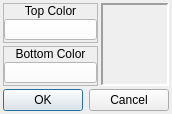
<?xml version="1.0" encoding="UTF-8"?>
<ui version="4.0">
 <class>ConfigureGradient</class>
 <widget class="QDialog" name="ConfigureGradient">
  <property name="geometry">
   <rect>
    <x>0</x>
    <y>0</y>
    <width>166</width>
    <height>114</height>
   </rect>
  </property>
  <property name="windowTitle">
   <string>Gradient</string>
  </property>
  <property name="windowIcon">
   <iconset resource="gui_icons.qrc">
    <normaloff>:/icons/openrpgmaker.png</normaloff>:/icons/openrpgmaker.png</iconset>
  </property>
  <property name="styleSheet">
   <string notr="true">.QFrame
{
	border-width: 1px;
	border-style: solid;
	border-color: palette(window-text);
}

.QFrame&gt;QLabel
{
	border-width: 0px;
	background-color: palette(window-text);
	color: palette(window);
	font-weight: bold;
}

.QFrame&gt;QCheckBox
{
	background-color: palette(window-text);
	border-width: 0px;
	border-style: none;
	color: palette(window);
	spacing: 3px;
	font-weight: bold;
	padding: 0px 0px 0px 3px;
}

.QFrame&gt;QCheckBox::indicator
{
	min-width: 8px;
	max-width: 8px;
	min-height: 8px;
	max-height: 8px;
	width: 8px;
	height: 8px;
	border-width: 2px;
	border-radius: 0px;
	border-style: ridge;
	border-color: palette(mid);
}

.QFrame&gt;QCheckBox::indicator:unchecked
{
	background-color: palette(base);
}

.QFrame&gt;QCheckBox::indicator:checked
{
	background-color: palette(window-text);
}

.QFrame&gt;QCheckBox::indicator:hover
{
	border-color: palette(highlight);
}</string>
  </property>
  <layout class="QVBoxLayout" name="verticalLayout_2">
   <property name="spacing">
    <number>3</number>
   </property>
   <property name="margin">
    <number>3</number>
   </property>
   <item>
    <widget class="QWidget" name="widget_2" native="true">
     <layout class="QHBoxLayout" name="horizontalLayout">
      <property name="spacing">
       <number>3</number>
      </property>
      <property name="margin">
       <number>0</number>
      </property>
      <item>
       <widget class="QWidget" name="widget" native="true">
        <layout class="QVBoxLayout" name="verticalLayout">
         <property name="spacing">
          <number>3</number>
         </property>
         <property name="margin">
          <number>0</number>
         </property>
         <item>
          <widget class="QFrame" name="frame_14">
           <property name="frameShape">
            <enum>QFrame::StyledPanel</enum>
           </property>
           <property name="frameShadow">
            <enum>QFrame::Raised</enum>
           </property>
           <layout class="QVBoxLayout" name="verticalLayout_26">
            <property name="spacing">
             <number>0</number>
            </property>
            <property name="margin">
             <number>0</number>
            </property>
            <item>
             <widget class="QLabel" name="label_10">
              <property name="sizePolicy">
               <sizepolicy hsizetype="Preferred" vsizetype="Fixed">
                <horstretch>0</horstretch>
                <verstretch>0</verstretch>
               </sizepolicy>
              </property>
              <property name="text">
               <string>Top Color</string>
              </property>
              <property name="alignment">
               <set>Qt::AlignCenter</set>
              </property>
             </widget>
            </item>
            <item>
             <widget class="QWidget" name="widget_25" native="true">
              <layout class="QHBoxLayout" name="horizontalLayout_5">
               <property name="spacing">
                <number>3</number>
               </property>
               <property name="margin">
                <number>0</number>
               </property>
               <item>
                <widget class="ColorButton" name="bTopColor">
                 <property name="sizePolicy">
                  <sizepolicy hsizetype="Preferred" vsizetype="Fixed">
                   <horstretch>0</horstretch>
                   <verstretch>0</verstretch>
                  </sizepolicy>
                 </property>
                 <property name="minimumSize">
                  <size>
                   <width>0</width>
                   <height>21</height>
                  </size>
                 </property>
                 <property name="maximumSize">
                  <size>
                   <width>16777215</width>
                   <height>21</height>
                  </size>
                 </property>
                 <property name="styleSheet">
                  <string notr="true">background-color: rgb(255, 255, 255);</string>
                 </property>
                 <property name="text">
                  <string/>
                 </property>
                </widget>
               </item>
              </layout>
             </widget>
            </item>
           </layout>
          </widget>
         </item>
         <item>
          <widget class="QFrame" name="frame_15">
           <property name="frameShape">
            <enum>QFrame::StyledPanel</enum>
           </property>
           <property name="frameShadow">
            <enum>QFrame::Raised</enum>
           </property>
           <layout class="QVBoxLayout" name="verticalLayout_27">
            <property name="spacing">
             <number>0</number>
            </property>
            <property name="margin">
             <number>0</number>
            </property>
            <item>
             <widget class="QLabel" name="label_11">
              <property name="sizePolicy">
               <sizepolicy hsizetype="Preferred" vsizetype="Fixed">
                <horstretch>0</horstretch>
                <verstretch>0</verstretch>
               </sizepolicy>
              </property>
              <property name="text">
               <string>Bottom Color</string>
              </property>
              <property name="alignment">
               <set>Qt::AlignCenter</set>
              </property>
             </widget>
            </item>
            <item>
             <widget class="QWidget" name="widget_26" native="true">
              <layout class="QHBoxLayout" name="horizontalLayout_6">
               <property name="spacing">
                <number>3</number>
               </property>
               <property name="margin">
                <number>0</number>
               </property>
               <item>
                <widget class="ColorButton" name="bBottomColor">
                 <property name="sizePolicy">
                  <sizepolicy hsizetype="Preferred" vsizetype="Fixed">
                   <horstretch>0</horstretch>
                   <verstretch>0</verstretch>
                  </sizepolicy>
                 </property>
                 <property name="minimumSize">
                  <size>
                   <width>0</width>
                   <height>21</height>
                  </size>
                 </property>
                 <property name="maximumSize">
                  <size>
                   <width>16777215</width>
                   <height>21</height>
                  </size>
                 </property>
                 <property name="styleSheet">
                  <string notr="true">background-color: rgb(255, 255, 255);</string>
                 </property>
                 <property name="text">
                  <string/>
                 </property>
                </widget>
               </item>
              </layout>
             </widget>
            </item>
           </layout>
          </widget>
         </item>
        </layout>
       </widget>
      </item>
      <item>
       <widget class="QLabel" name="lblPreview">
        <property name="minimumSize">
         <size>
          <width>68</width>
          <height>0</height>
         </size>
        </property>
        <property name="maximumSize">
         <size>
          <width>68</width>
          <height>16777215</height>
         </size>
        </property>
        <property name="frameShape">
         <enum>QFrame::Panel</enum>
        </property>
        <property name="frameShadow">
         <enum>QFrame::Sunken</enum>
        </property>
        <property name="lineWidth">
         <number>2</number>
        </property>
        <property name="text">
         <string/>
        </property>
        <property name="scaledContents">
         <bool>true</bool>
        </property>
       </widget>
      </item>
     </layout>
    </widget>
   </item>
   <item>
    <widget class="QDialogButtonBox" name="buttonBox">
     <property name="orientation">
      <enum>Qt::Horizontal</enum>
     </property>
     <property name="standardButtons">
      <set>QDialogButtonBox::Cancel|QDialogButtonBox::Ok</set>
     </property>
    </widget>
   </item>
  </layout>
 </widget>
 <customwidgets>
  <customwidget>
   <class>ColorButton</class>
   <extends>QPushButton</extends>
   <header>colorbutton.h</header>
  </customwidget>
 </customwidgets>
 <resources>
  <include location="gui_icons.qrc"/>
 </resources>
 <connections>
  <connection>
   <sender>buttonBox</sender>
   <signal>accepted()</signal>
   <receiver>ConfigureGradient</receiver>
   <slot>accept()</slot>
   <hints>
    <hint type="sourcelabel">
     <x>248</x>
     <y>254</y>
    </hint>
    <hint type="destinationlabel">
     <x>157</x>
     <y>274</y>
    </hint>
   </hints>
  </connection>
  <connection>
   <sender>buttonBox</sender>
   <signal>rejected()</signal>
   <receiver>ConfigureGradient</receiver>
   <slot>reject()</slot>
   <hints>
    <hint type="sourcelabel">
     <x>316</x>
     <y>260</y>
    </hint>
    <hint type="destinationlabel">
     <x>286</x>
     <y>274</y>
    </hint>
   </hints>
  </connection>
 </connections>
</ui>
